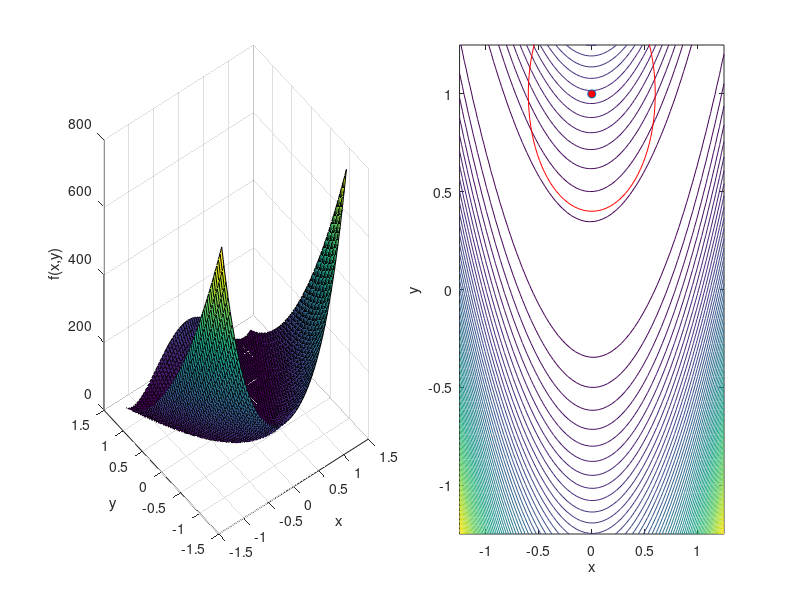

The MATLAB script that drew this image: (Note: this script raises an error after producing the figure.)
% Trust region subproblem
% MTH 574 - Numerical Optimization
% Gustavo Franco Reynoso 

% Start fresh
clear all; close all;

% Define objective function
f = @(x,y) 100*(y-x.^2).^2 + (1-x).^2;
j = @(x,y) x.^2 + y.^2;
g = @(x,y) -exp(-5*(x.^2 + y.^2)); % This is a saddle and presents errors
h = @(x,y) 2*x + x.^2 - 2*(y.^2);

F = {f;g;h;j};

% Define gradient of objective function
df = @(x,y) [ -400*x.*(y-x.^2)-2*(1-x) ; 200*(y-x.^2) ];
dj = @(x,y) [2*x; 2*y];
dg = @(x,y) [10*x*exp(-5*(x.^2 + y.^2));10*y*exp(-5*(x.^2 + y.^2))];
%The only issue is the third problem. When calculating pk you
%devide the hessian over the gradient and then multiply it by negative one.
%The problem arises when you try to normalize it and find the norm it gives
%you a positive 1 which is completely opposite direction of where we should
%go to find the min. The Hessian is supposed to be positive definite.
dh = @(x,y) [2 + 2*x; -4*y];

gradF = {df;dg;dh;dj};

% Define the Hessian
hf = @(x,y) [1200*x.^2 - 400*y + 2, -400*x;-400*x, 200];
hj = @(x,y) [2,0;0,2];
hg = @(x,y) [(100*x.^2-10)*exp(-5*(x.^2 + y.^2)),-100*x*y*exp(-5*(x.^2 + y.^2));...
    -100*x*y*exp(-5*(x.^2 + y.^2)),(100*y.^2 -10)*exp(-5*(x.^2 + y.^2))];
hh = @(x,y) [2,0;0,-4];

hessF = {hf,hg,hh, hj};
for i = 1:length(F)
  f = F{i};
  gradf = gradF{i};
  hessf = hessF{i}; 
 
% Set the intial starting point
xk = [0;1];
xknew = xk +.025;

% Set Algorithm 4.1 parameters
dhat = 1; % must be greater than 0
dk = 0.6; % initial delta, between 0 and dhat
eta = 1e-2; % [0,0.25)

% Set Algorithm 4.3 parameters 
n = 200;

% Maximum Iteration
MaxIter = 15;

% Surf and Contour plot of the objection function
figure('Position',[30 100 1200 500])
N = 60;
x = linspace(-1.25,1.25,N);
[X,Y] = meshgrid(x,x);
Z = f(X,Y);

subplot(1,2,1)
surf(X,Y,Z);
xlabel('x'); ylabel('y'); zlabel('f(x,y)')
hold on;

subplot(1,2,2)
contour(X,Y,Z,N); hold on;
th = linspace(0,2*pi);unitcirc = exp(1i*th);
h = plot(NaN,NaN,'-r');
xlabel('x'); ylabel('y');

% Print iteration header
fk = f(xk(1),xk(2)); k = 0;
fprintf(' \n')
fprintf('                          Trust Region Subproblem \n')
fprintf('iter                 xk                    fk                  deltak             rhok\n')
fprintf('-----------------------------------------------------------------------------------------\n')
fprintf('%3d        %3.4e    %3.4e       %3.4e        %3.4e         %3.4e\n',k,xk(1),xk(2),fk,dk,NaN)

% Start the iteration
KeepIterate = true;
while KeepIterate == true

    % plot xk and trust region radius
    subplot(1,2,2)
    plot(xk(1),xk(2),'o','MarkerFaceColor','r'); hold on;
    c = xk(1)+1i*xk(2) + dk*unitcirc;
    set(h,'xdata',real(c),'ydata',imag(c)); drawnow
    pause(0.5)

    % Choose the direction vector pk using steepest descent
    gradfk = gradf(xk(1),xk(2));
    hessfk = hessf(xk(1),xk(2));
    [R,p] = chol(hessfk);
  
    % -------------- Algorithm 4.3 -------------------
    if isempty(R) == 1 || p ~= 0
        hessfk = subproblem(dk,gradfk,hessfk,n);
    end
     %Find lambda that makes B pos def all the time,
            %then use newtons method
   
    pk = -(hessfk\gradfk);
    pk = dk*pk/norm(pk);

    % -------------- Algorithm 4.1 -------------------
    fk = f(xk(1),xk(2)); fkpk = f(xk(1)+pk(1),xk(2)+pk(2));
    mk0 = fk; mkpk = fk + gradfk.'*pk;
    rhok = (fk - fkpk)/(mk0 - mkpk);
    % Check dk radius of circle
    if rhok < 0.25
        dk = 0.25*dk;
    else
        if rhok > 0.75 && abs(norm(pk)-dk) < eps
            dk = min(2*dk,dhat);
        end
    end
            
    if rhok > eta
        % Step xk to xk + pk
        xknew = xk+pk;

        % Test whether the function value is decreasing or not.
        % One of many criteria to stop
        fktest = f(xknew(1),xknew(2));
        if fktest < fk
            % Plot the xknew
            plot(xknew(1),xknew(2),'o','MarkerFaceColor','r')

            % Plot the pk vector (arrow)
            quiver(xk(1),xk(2),pk(1),pk(2),1,'k','Linewidth',2);
            drawnow;

            % Update xk and fk
            k = k+1; xk = xknew; fk = fktest;
        else
            KeepIterate = false;
        end
    else
        k = k + 1;
    end

    if k > MaxIter
        KeepIterate = false;
    end
    % Print the iteration
    fprintf('%3d        %3.4e    %3.4e       %3.4e        %3.4e         %3.4e\n',k,xk(1),xk(2),fk,dk,rhok)
    
end
end
